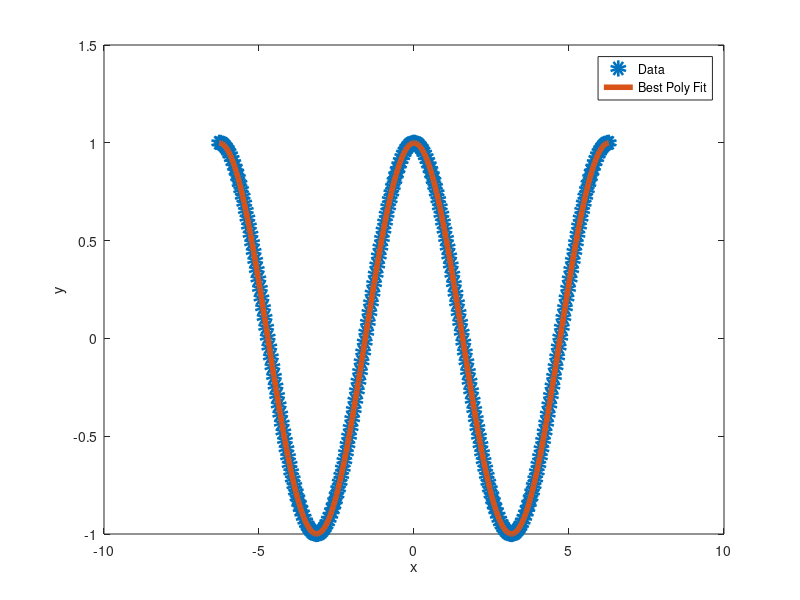

Source code (MATLAB):
%%%%%%%%%%%%%%%%%%%%%%%%%%%%%%%%%%%%%%%%%%%%%%%%%%%%%%%%%%%%%%%%%%%%%%%%%%%
%
% Function that performs linear least squares to find the best polynomial
% degree 12 through data that is created 

%%%%%%%%%%%%%%%%%%%%%%%%%%%%%%%%%%%%%%%%%%%%%%%%%%%%%%%%%%%%%%%%%%%%%%%%%%%
function fit_Polynomial_Series()

N = 250; %# of data points
xData = linspace(-2*pi,2*pi,N); %Creating data
yData = cos(xData)';


    for j = 1:N %for loop runs for the number of data points 
        
        x = xData(j); %calls x data point
        y = yData(j); %calls y data point
        
        A(j,:) = [1 x x^2 x^3 x^4 x^5 x^6 x^7 x^8 x^9 x^10 x^11 x^12]; %create vector of 12th degree polynomial
        B(j,:) = y; 
        
    end
    
    pseudoinv = (inv(A'*A))*A'; %take the pseudo inverse
    
    beta = pseudoinv*B; %multiply the pseudo inverse by B to get beta
    
    
    for j = 1:N %for loop runs from 1 to number of data points
        
        
        x = xData(j); %calls x Data points
        
        %create series using beta coefficients
        f(j,1) = beta(1) + beta(2)*x + beta(3)*x^2 + beta(4)*x^3 + beta(5)*x^4 + beta(6)*x^5 + beta(7)*x^6 + beta(8)*x^7 + beta(9)*x^8 + beta(10)*x^9 + beta(11)*x^10 + beta(12)*x^11 + beta(13)*x^12;
        
        
    end
       
    %plot
    
    figure; plot(xData, yData,'o','LineWidth',6); hold on; plot(xData,f,'LineWidth',4)
    xlabel('x');
    ylabel('y');
    
    legend('Data', 'Best Poly Fit')
    
    %print residual and l2norm
    res = B - A*beta;
    l2norm = sqrt(res'*res)
    
    %%%a) When N = 10, l2norm =  10.3557, When N = 50, l2norm = 5.1501e-04
    %%%and when N = 250 l2norm = 0.0011 so the residual decreases as N
    %%%increases.
    %%%b)We have seen cos(x) written as a polynomial before as a Taylor
    %%%Series. The coefficients were 1 and -1
    %%%c) The coeffs when N = 250 are beta =

    %     0.9999
    %     0.0000
    %    -0.4998
    %    -0.0000
    %     0.0416
    %     0.0000
    %    -0.0014
    %    -0.0000
    %     0.0000
    %     0.0000
    %    -0.0000
    %    -0.0000
    %     0.0000

    %%%d) The coefficients appear to be a Taylor Series.